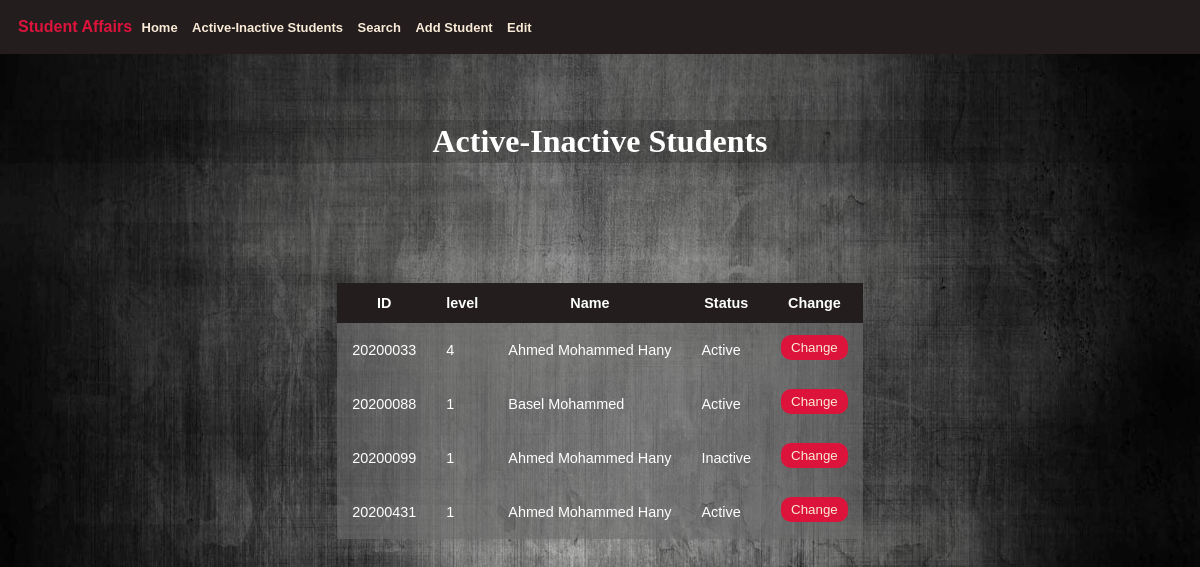
The page /active-inactive on the database its author committed.
### members/models.py (models this page shows)
class Students(models.Model):
  name = models.CharField(max_length=255)
  ID =  models.IntegerField(primary_key=True,unique=True)
  birth=models.DateField()
  gpa= models.DecimalField(max_digits=3,decimal_places=2)
  male=models.BooleanField()
  level=models.IntegerField()
  active=models.BooleanField()
  dep=models.CharField(max_length=255)
  mail=models.CharField(max_length=255)
  phone=models.CharField(max_length=255)

### members/views.py (the view)
# urls.py: path('active-inactive',views.active_inactive,name='active-inactive'),
def active_inactive(request):
    st=Students.objects.all()
    context={
        'ss':st,
    }
    return render(request,'Files/active-inactive.html',context)

### members/templates/Files/active-inactive.html (shortened to what this page needs)
{% load static %}
<!DOCTYPE html>
<html lang="en">
<head>
    <link rel="stylesheet" href="{% static 'css-files/active.css' %}">
</head>
<body>
    <section>
        <nav class="nav">
            <a class="title" href="homepage" style="color: crimson;">Student Affairs</a>
            <a class="links" href="homepage">Home</a>
            <a class="links" href="active-inactive">Active-Inactive Students</a>
            <a class="links" href="search">Search</a>
            <a class="links" href="addStudentPage">Add Student</a>
            <a class="links" href="editPage">Edit</a>
        </nav>
    </section>
    <header>
        <h1>Active-Inactive Students</h1>
        <section class="dark">
            <table>
                <thead>
                    <th>ID</th>
                    <th>level</th>
                    <th>Name</th>
                    <th>Status</th>
                    <th>Change</th>
                </thead>
                <tbody>
                  {% for student in ss %}
                    <tr>
                        <td>{{student.ID}}</td>
                        <td>{{student.level}}</td>
                        <td>{{student.name}}</td>
                        {% if student.active == True %}
                        <td>Active</td>
                        {% endif %}
                        {% if student.active == False %}
                        <td>Inactive</td>
                        {% endif %}
                        <td><button class="change" name="{{student.ID}}">Change</button></td>
                    </tr>
                  {% endfor %}
                </tbody>
            </table>
        </section>
</body>
</html>

### members/static/css-files/active.css (style rules this page uses)
.nav { min-width: 100%; background-color: rgb(35, 29, 29); font-family: "Gill Sans", "Gill Sans MT", Calibri, "Trebuchet MS", sans-serif; font-weight: 700; text-align: left; position: fixed; top: 0%; right: 0%; left: 0%; padding: 18px; }
.links { margin-left: 5px; margin-right: 5px; text-align: right; font-size: small; color: antiquewhite; }
a:link { text-decoration: none; }
body { background-image: url(../images/formsBackground.jpg); background-repeat: no-repeat; background-attachment: fixed; background-size: 100% 100%; margin-top: 10%; }
h1 { text-align: center; background-color: rgba(0, 0, 0, 0.15); color: #ffffff; padding: 3px; margin: auto; }
table { margin-left: auto; margin-right: auto; margin-top: 120px; border-collapse: collapse; font-size: 0.9em; font-family: sans-serif; min-width: 400px; box-shadow: 0 0 20px rgba(0, 0, 0, 0.15); background-color: rgba(105, 105, 105, 0.607); }
table tbody tr { color: #ffffff; }
table th, table td { padding: 12px 15px; }
button { color: antiquewhite; background-color: rgb(220, 20, 60); border: none; border-radius: 10px; margin-bottom: 5px; padding: 5px; padding-inline: 10px; }

### rows shown on the page
Students: ID "20200033", level "4", name "Ahmed Mohammed Hany", active "Active"
Students: ID "20200088", level "1", name "Basel Mohammed", active "Active"
Students: ID "20200099", level "1", name "Ahmed Mohammed Hany", active "Inactive"
Students: ID "20200431", level "1", name "Ahmed Mohammed Hany", active "Active"
